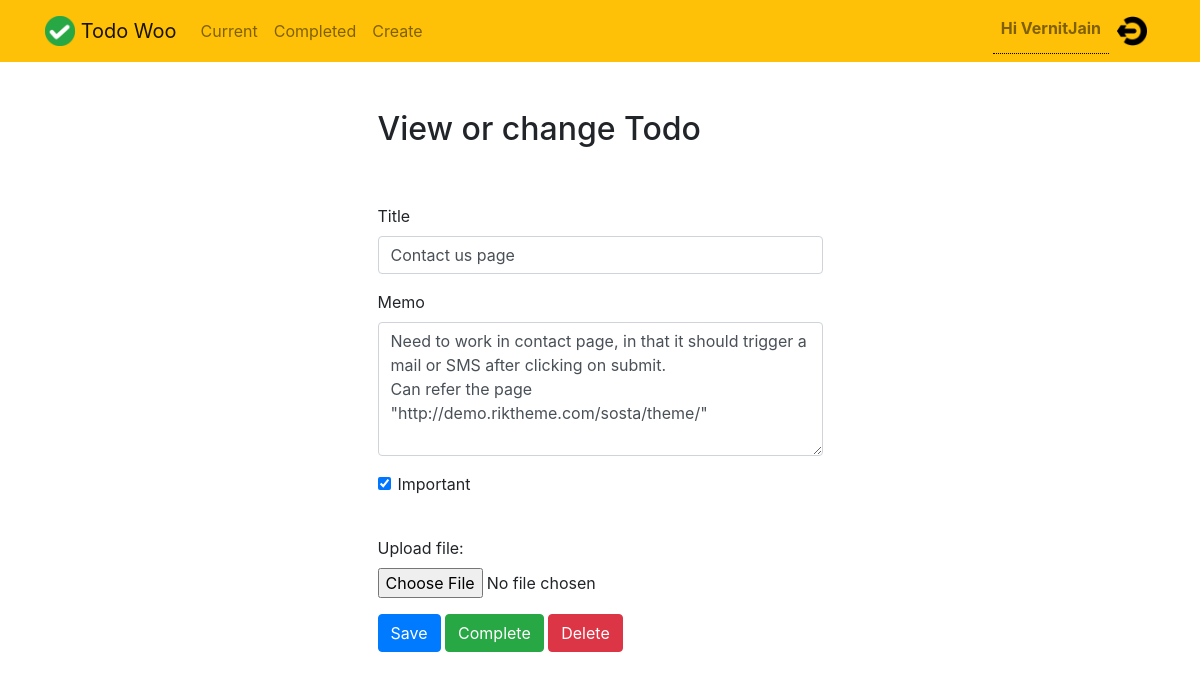
/todowoo/todowoo/31 (signed in), run on an earlier commit of the app's database.
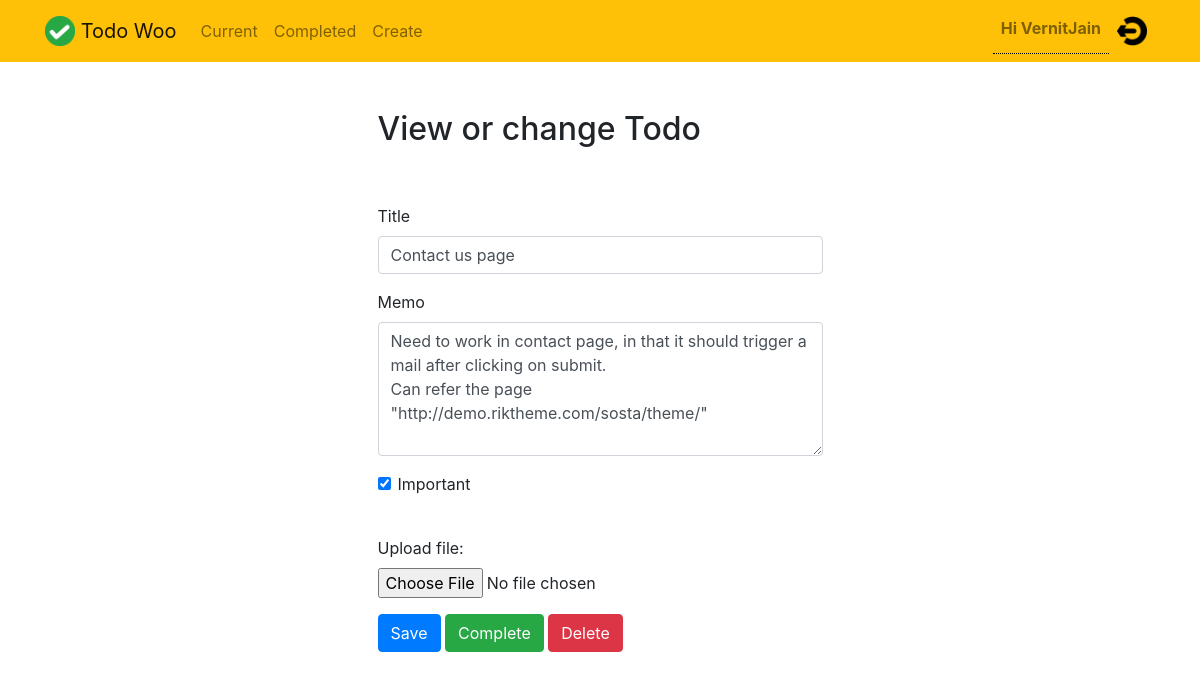
And on a later commit of the database.
### todowoo/models.py (models this page shows, shortened)
class Todo(models.Model):
    title= models.CharField(max_length=100)
    memo = models.TextField(blank=True)
    created = models.DateTimeField(auto_now_add=True)
    datecompleted=models.DateTimeField(null=True, blank=True)
    important = models.BooleanField(default=False)
    user = models.ForeignKey(User, on_delete=models.CASCADE)
    deleteTodoOrNot = models.BooleanField(default=False)

### todowoo/views.py (the view, shortened to what this page needs)
# urls.py: path('todowoo/<int:todo_pk>', views.viewtodo, name='viewtodo'),
@login_required
def viewtodo(request, todo_pk):
    todo = get_object_or_404(Todo, pk = todo_pk, user=request.user, deleteTodoOrNot = False)
    fileforms = FileUpload.objects.filter(user = request.user, todoid = todo_pk)
    if request.method=="GET":
        form = TodoForm(instance = todo)
        return render(request, 'todowoo/viewtodo.html',{'todo': todo, 'form':form, 'fileforms':fileforms})

### todowoo/forms.py
class TodoForm(ModelForm):
    class Meta:
        model = Todo
        fields = ['title','memo','important']

### todowoo/templates/todowoo/viewtodo.html (shortened to what this page needs)
{% extends "todowoo/base.html" %}
{% block content %}
    <div class="row justify-content-center mt-5">
        <div class="col-md-5">
            <h2>View or change Todo</h2>
        </div>
    </div>
    <div class="row justify-content-center mt-5">
        <div class="col-md-5">
            <form method="POST" enctype="multipart/form-data">
                <div class="form-group">
                    <label for="title">Title</label>
                    <input type="text" name="title" class="form-control" id="title" value="{{ todo.title }}" required>
                </div>
                <div class="form-group">
                    <label for="memo">Memo</label>
                    <textarea name="memo" rows="5" class="form-control" id="memo" >{{ todo.memo }}</textarea>
                </div>
                <div class="form-group form-check">
                    <input type="checkbox" name="important" class="form-check-input" id="important" {% if todo.important %}checked{% endif %}>
                    <label class="form-check-label" for="important">Important</label>
                </div>
                <div class="form-group">
                  {% if fileforms.count > 0 %}
                    <br><label for="img">Upload new file:</label><br>
                  {% else %}
                    <br><label for="img">Upload file:</label><br>
                  {% endif %}
                  <input type="file" id="uploadFile" name="uploadFile" >
                </div>
                <button type="submit" class="btn btn-primary">Save</button>
                <button type="button" class="btn btn-success" onclick="$('#complete').click()">Complete</button>
                <button type="button" class="btn btn-danger" onclick="$('#delete').click()">Delete</button>
            </form>
        </div>
    </div>
{% endblock %}

What changed in the data, as far as the page shows it:
changed Todo "Contact us page": memo "Need to work in contact page, in that it should trigger a mail or SMS after clicking on submit. Can refer the page \"http://demo.riktheme.com/sosta/theme/\"" → "Need to work in contact page, in that it should trigger a mail after clicking on submit. Can refer the page \"http://demo.riktheme.com/sosta/theme/\""
